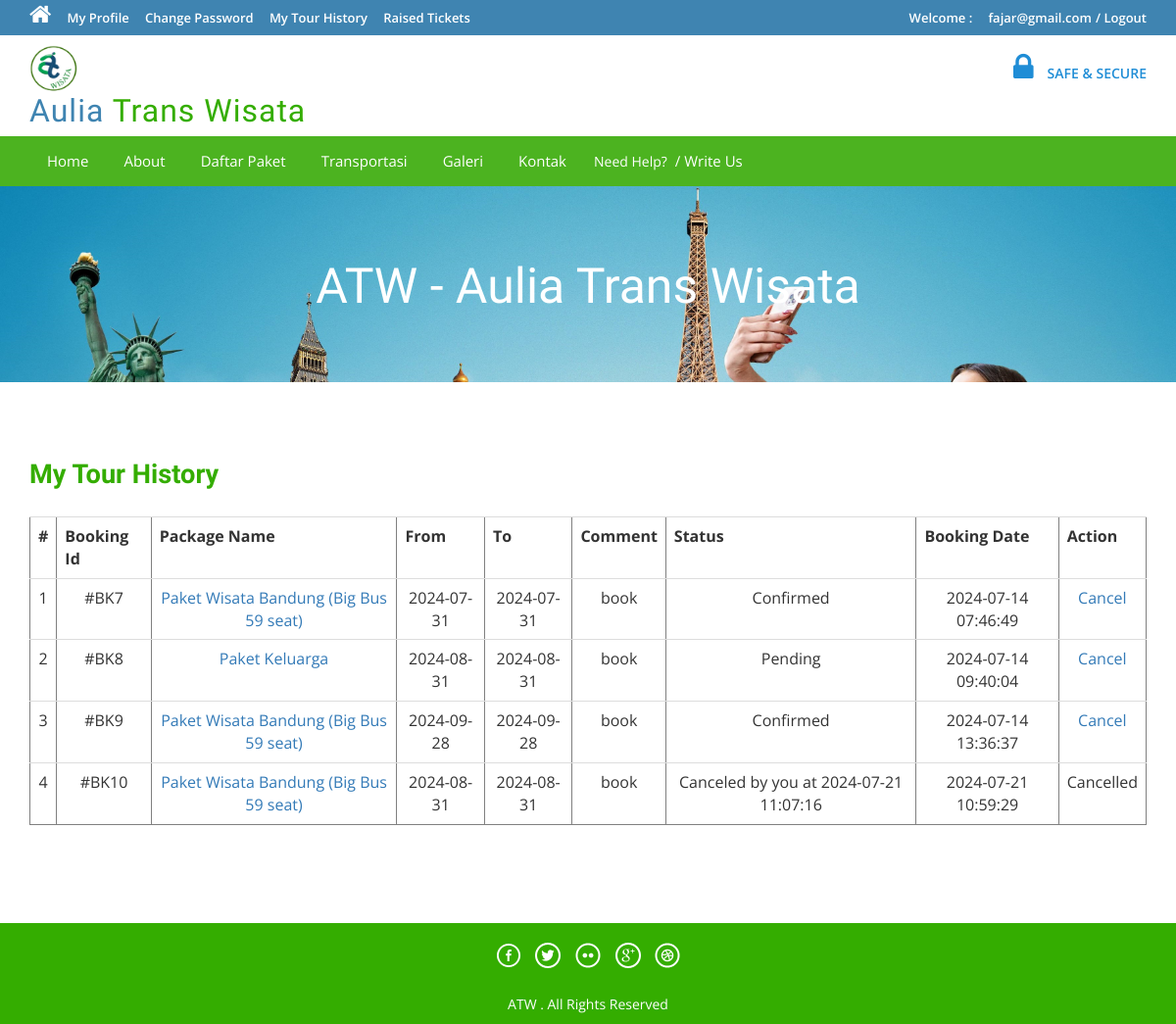
Before: /tour-history.php (signed in) with the older database file.
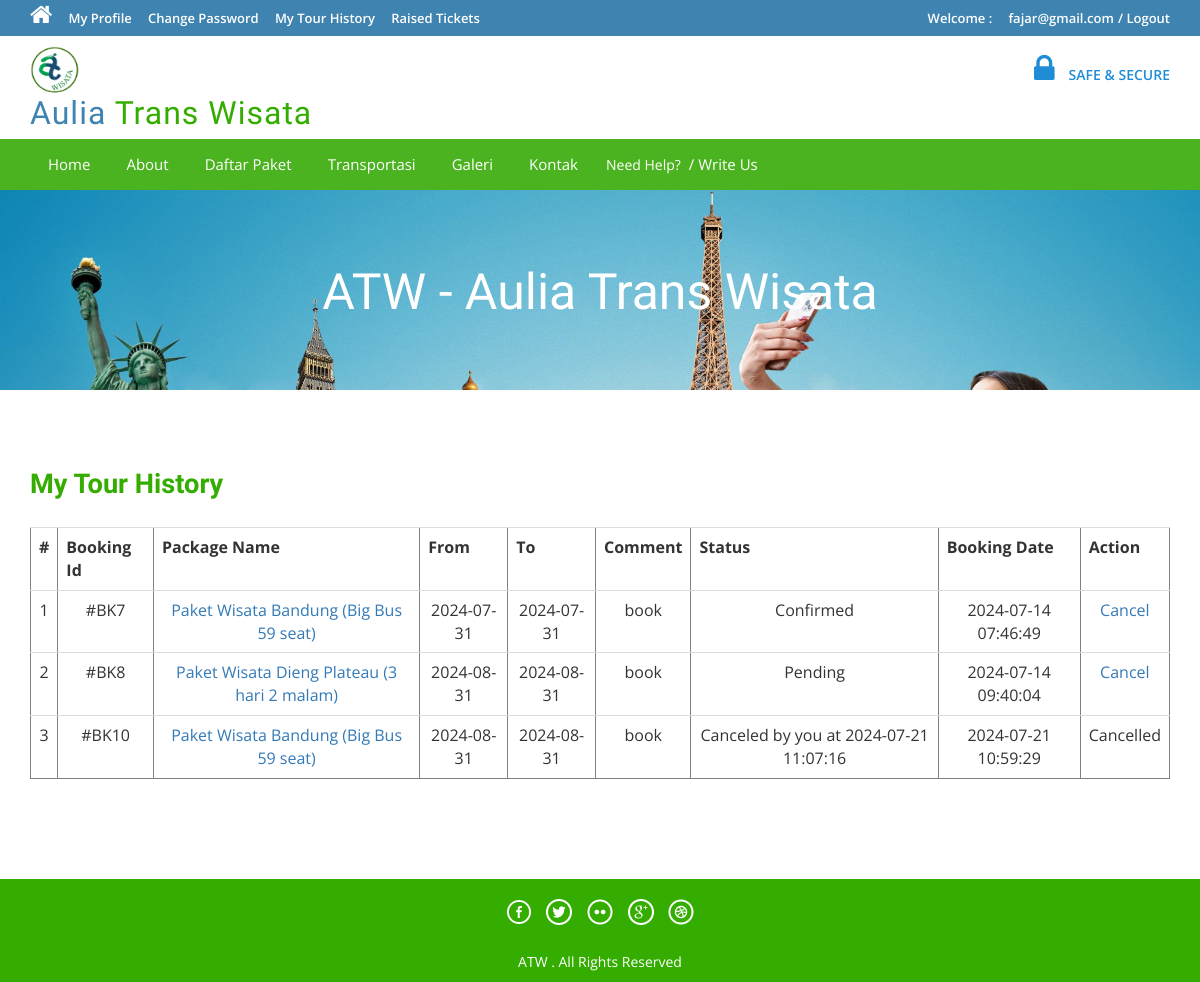
After: the same page with the newer database file.
### tables this page shows
CREATE TABLE `tblbooking` (
  `BookingId` int(11) NOT NULL,
  `PackageId` int(11) DEFAULT NULL,
  `UserEmail` varchar(100) DEFAULT NULL,
  `FromDate` varchar(100) DEFAULT NULL,
  `ToDate` varchar(100) DEFAULT NULL,
  `Comment` mediumtext DEFAULT NULL,
  `RegDate` timestamp NULL DEFAULT current_timestamp(),
  `status` int(11) DEFAULT NULL,
  `CancelledBy` varchar(5) DEFAULT NULL,
  `UpdationDate` timestamp NULL DEFAULT NULL ON UPDATE current_timestamp()
);

CREATE TABLE `tbltourpackages` (
  `PackageId` int(11) NOT NULL,
  `PackageName` varchar(200) DEFAULT NULL,
  `PackageType` varchar(150) DEFAULT NULL,
  `PackageLocation` varchar(100) DEFAULT NULL,
  `PackagePrice` varchar(255) DEFAULT NULL,
  `PackageFetures` varchar(255) DEFAULT NULL,
  `PackageDetails` mediumtext DEFAULT NULL,
  `PackageImage` varchar(100) DEFAULT NULL,
  `Creationdate` timestamp NULL DEFAULT current_timestamp(),
  `UpdationDate` timestamp NULL DEFAULT NULL ON UPDATE current_timestamp()
);

### tour-history.php (the view, shortened to what this page needs)
<?php
include('includes/config.php');
if(strlen($_SESSION['login'])==0)
	{
header('location:index.php');
}
else{
?>
<!DOCTYPE HTML>
<html>
<head>
<link href="css/bootstrap.css" rel='stylesheet' type='text/css' />
<link href="css/style.css" rel='stylesheet' type='text/css' />
<link href="css/font-awesome.css" rel="stylesheet">
<link href="css/animate.css" rel="stylesheet" type="text/css" media="all">
</head>
<body>
<div class="top-header">
<?php include('includes/header.php');?>
<div class="banner-1 ">
	<div class="container">
		<h1 class="wow zoomIn animated animated" data-wow-delay=".5s" style="visibility: visible; animation-delay: 0.5s; animation-name: zoomIn;">ATW - Aulia Trans Wisata</h1>
	</div>
</div>
<div class="privacy">
	<div class="container">
		<h3 class="wow fadeInDown animated animated" data-wow-delay=".5s" style="visibility: visible; animation-delay: 0.5s; animation-name: fadeInDown;">My Tour History</h3>
		<form name="chngpwd" method="post" onSubmit="return valid();">
	<p>
	<table border="1" width="100%" class="table">
<tr align="center">
<th>#</th>
<th>Booking Id</th>
<th>Package Name</th>
<th>From</th>
<th>To</th>
<th>Comment</th>
<th>Status</th>
<th>Booking Date</th>
<th>Action</th>
</tr>
<?php
$uemail=$_SESSION['login'];;
$sql = "SELECT tblbooking.BookingId as bookid,tblbooking.PackageId as pkgid,tbltourpackages.PackageName as packagename,tblbooking.FromDate as fromdate,tblbooking.ToDate as todate,tblbooking.Comment as comment,tblbooking.status as status,tblbooking.RegDate as regdate,tblbooking.CancelledBy as cancelby,tblbooking.UpdationDate as upddate from tblbooking join tbltourpackages on tbltourpackages.PackageId=tblbooking.PackageId where UserEmail=:uemail";
$query = $dbh->prepare($sql);
$query -> bindParam(':uemail', $uemail, PDO::PARAM_STR);
$query->execute();
$results=$query->fetchAll(PDO::FETCH_OBJ);
$cnt=1;
if($query->rowCount() > 0)
{
foreach($results as $result)
{	?>
<tr align="center">
<td><?php echo htmlentities($cnt);?></td>
<td>#BK<?php echo htmlentities($result->bookid);?></td>
<td><a href="package-details.php?pkgid=<?php echo htmlentities($result->pkgid);?>"><?php echo htmlentities($result->packagename);?></a></td>
<td><?php echo htmlentities($result->fromdate);?></td>
<td><?php echo htmlentities($result->todate);?></td>
<td><?php echo htmlentities($result->comment);?></td>
<td><?php if($result->status==0)
{
echo "Pending";
}
if($result->status==1)
{
echo "Confirmed";
}
if($result->status==2 and  $result->cancelby=='u')
{
echo "Canceled by you at " .$result->upddate;
}
?></td>
<td><?php echo htmlentities($result->regdate);?></td>
<?php if($result->status==2)
{
	?><td>Cancelled</td>
<?php } else {?>
<td><a href="tour-history.php?bkid=<?php echo htmlentities($result->bookid);?>" onclick="return confirm('Do you really want to cancel booking')" >Cancel</a></td>
<?php }?>
</tr>
<?php $cnt=$cnt+1; }} ?>
	</table>
			</p>
			</form>
	</div>
</div>
<?php include('includes/footer.php');?>
</body>
</html>
<?php } ?>

Changed rows visible on the page:
removed tblbooking: BookingId "9", PackageId.PackageName "Paket Wisata Bandung (Big Bus 59 seat)", FromDate "2024-09-28", ToDate "2024-09-28", Comment "book", status "Confirmed", RegDate "2024-07-14 13:36:37"
changed through a linked row, tblbooking id 8: PackageId.PackageName "Paket Keluarga" → "Paket Wisata Dieng Plateau (3 hari 2 malam)"
